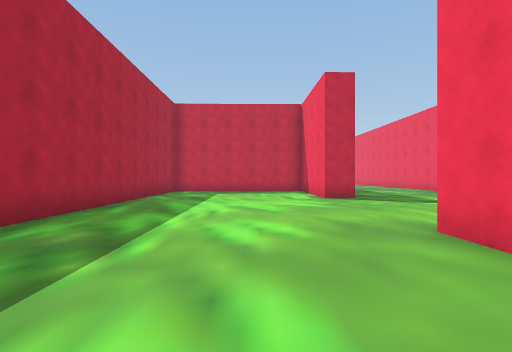
View 1 (above)

24 first-person views from a walk through a scene from a Unity 3-D project. The camera is 1.3 m above the floor, looks level and sees 80° across. The floor is counted in squares, 2 m on a side. Each view is taken from the middle of a square. On the plan, view 1 faces up. The plan holds only what a view shows up to about 10 squares ahead; the rest is blank. The place goes on beyond the plan. The player character is not drawn.

View 2
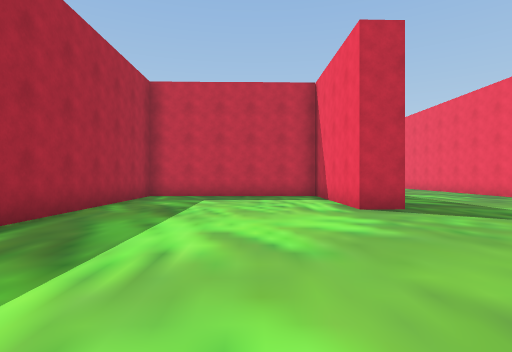

View 3
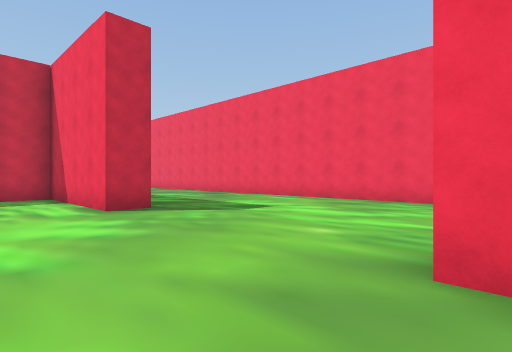

View 4
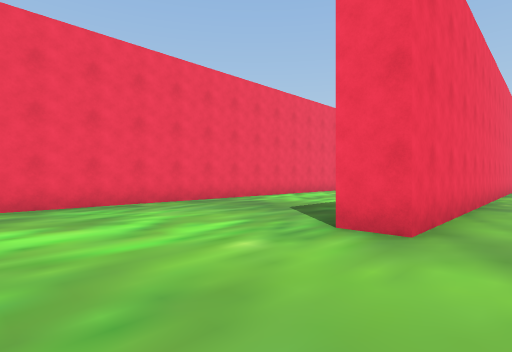

View 5
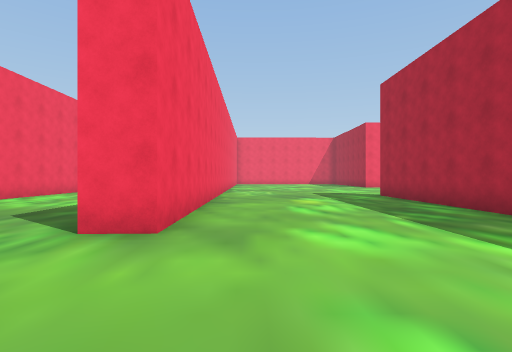

View 6
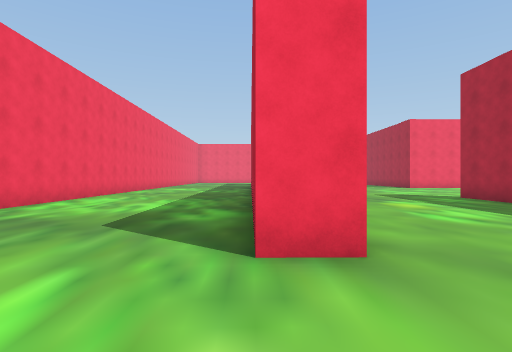

View 7
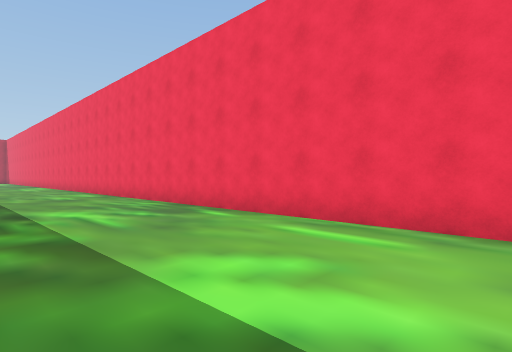

View 8
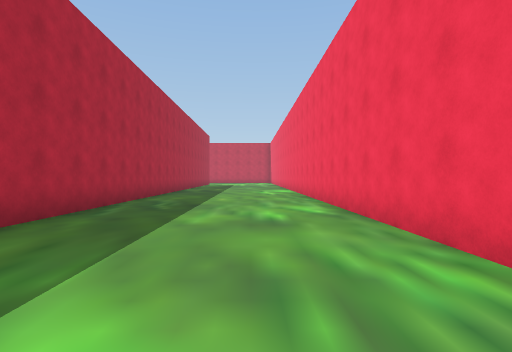

View 9
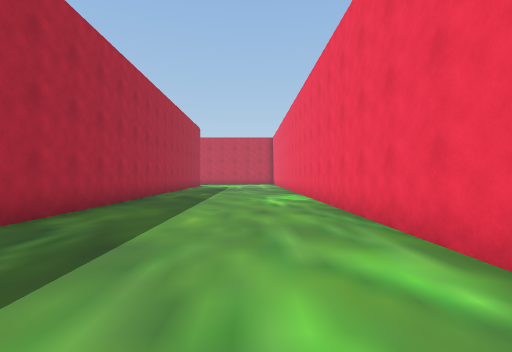

View 10
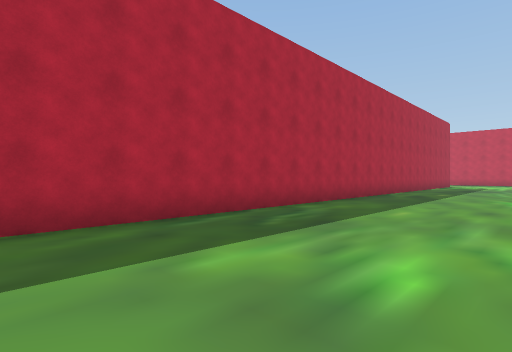

View 11
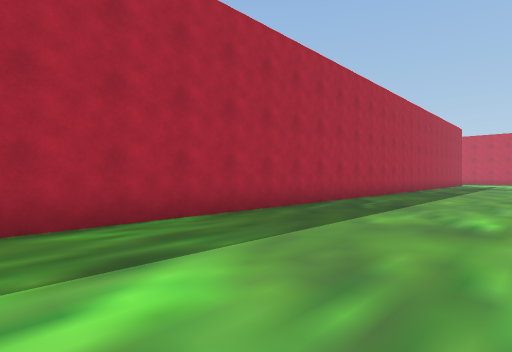

View 12
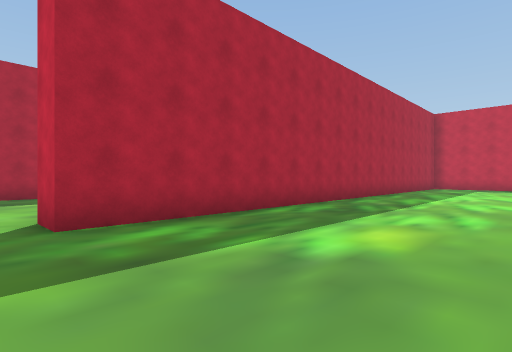

View 13
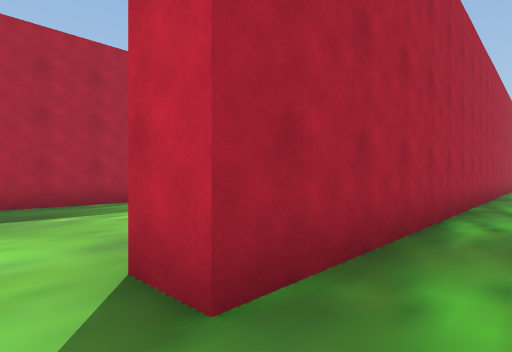

View 14
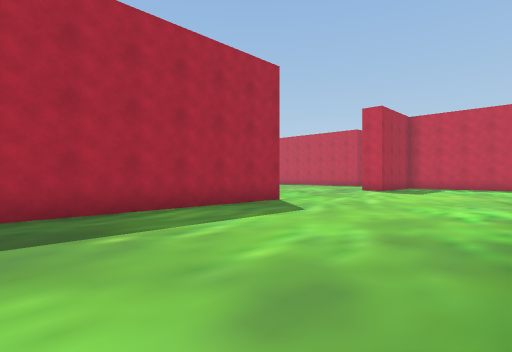

View 15
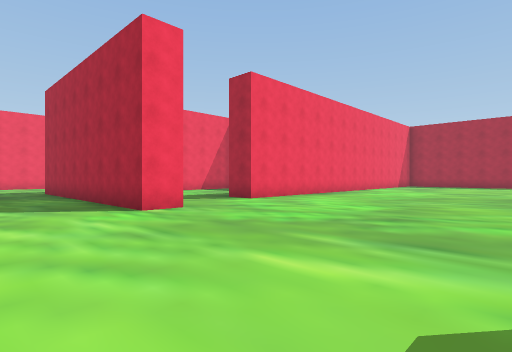

View 16
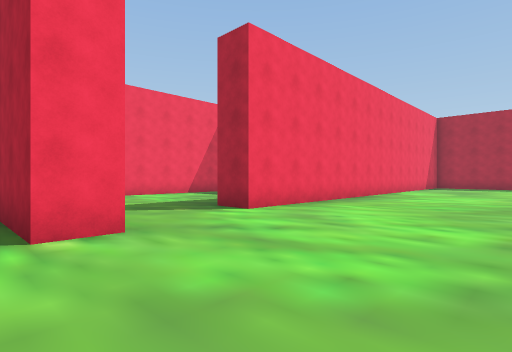

View 17
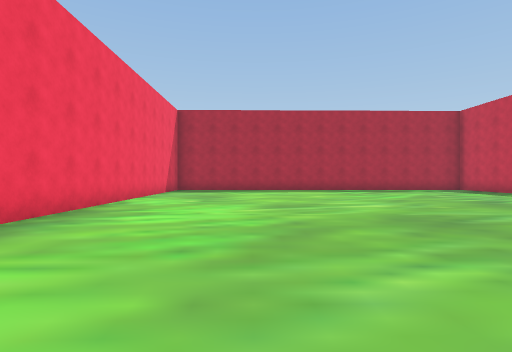

View 18
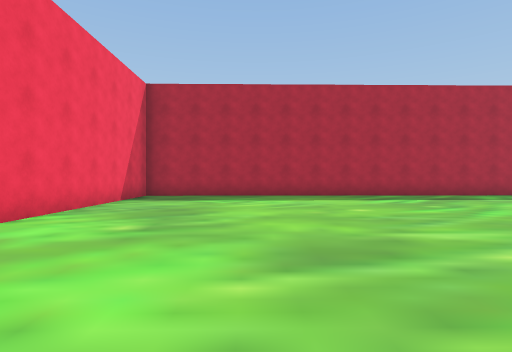

View 19
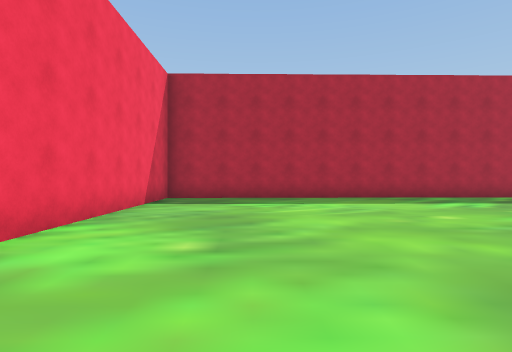

View 20
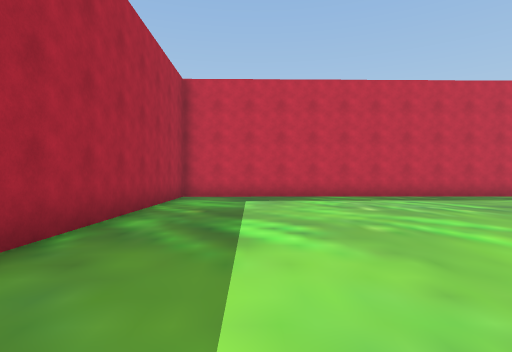

View 21
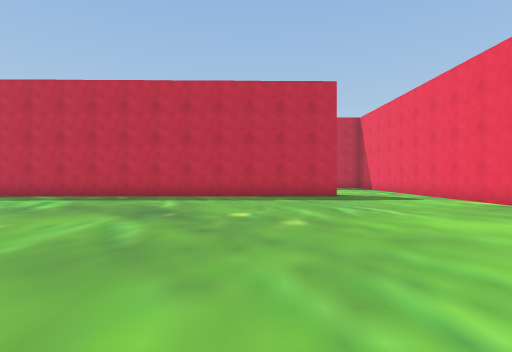

View 22
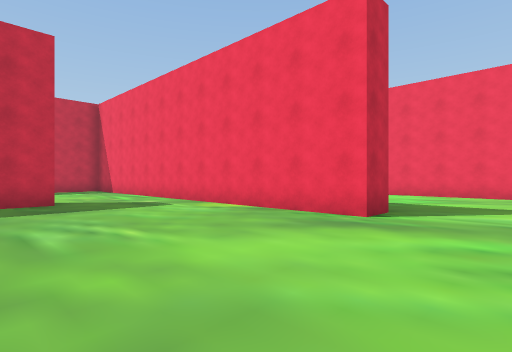

View 23
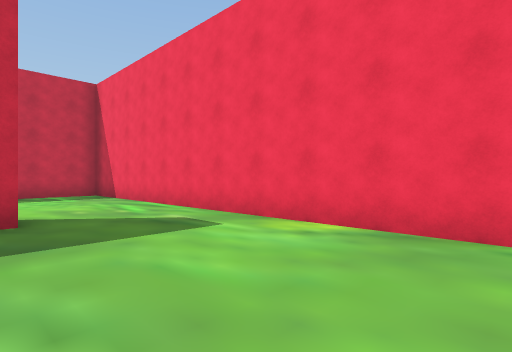

View 24
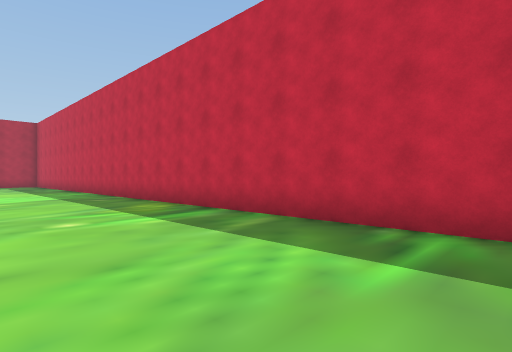

### Floor plan
Points are (right, up) in squares from view 1. A wall is a line through its corners. A room is listed if a view was taken in it or the views show most of it. See-through windows are left out.
Room 1 (views 1, 2, 3, 4, 5, 6, 7, 8, 9, 10, 11, 12, 13, 14)
walls: (3, 9) (2, 8.9) (1.9, 12.9) (-3.4, 12.8) (-3.1, -3.2) (-4, -3.2); (2.3, -4.4) (2.1, 3.6) (3, 3.6) (3, 1.5); (8.1, -4.1) (7.6, 25.9); (2.6, 26.1) (2.9, 12.3)
ways out: opening at (-4, -4) to room 2
Room 2 (views 15, 16, 17, 18, 19, 20, 21, 22, 23, 24)
walls: (-13.4, 14.8) (-27.3, 14.6) (-27.1, 1.4) (-13.2, 1.6) (-13.2, 0.6); (-9.4, 9.2) (-10.4, 9.2) (-10.6, 20.9) (-21.5, 20.7); (-10.5, 2.4) (-9.5, 2.5) (-9.4, -3.6); (-4.2, 7.8) (-4.3, 10.5)
ways out: opening at (-4, -4) to room 1

Where each view was taken, in squares from view 1:
view 1: 0 up, 0 right, facing up
view 2: 3 up, 0 right, facing up
view 3: 3 up, 0 right, facing up-right
view 4: 7 up, 1 right, facing down-right
view 5: 7 up, 1 right, facing down
view 6: 6 up, 3 right, facing down
view 7: 7 up, 4 right, facing up-right
view 8: 12 up, 6 right, facing up
view 9: 16 up, 6 right, facing up
view 10: 15 up, 7 right, facing up-left
view 11: 12 up, 7 right, facing up-left
view 12: 4 down, 1 right, facing up-left
view 13: 4 down, 2 left, facing up-left
view 14: 4 down, 4 left, facing up-left
view 15: 8 up, 7 left, facing down-left
view 16: 6 up, 9 left, facing down-left
view 17: 5 up, 13 left, facing left
view 18: 5 up, 17 left, facing left
view 19: 4 up, 18 left, facing left
view 20: 5 up, 25 left, facing up
view 21: 5 up, 16 left, facing up
view 22: 7 up, 15 left, facing up-right
view 23: 10 up, 14 left, facing up-right
view 24: 17 up, 11 left, facing up-left
